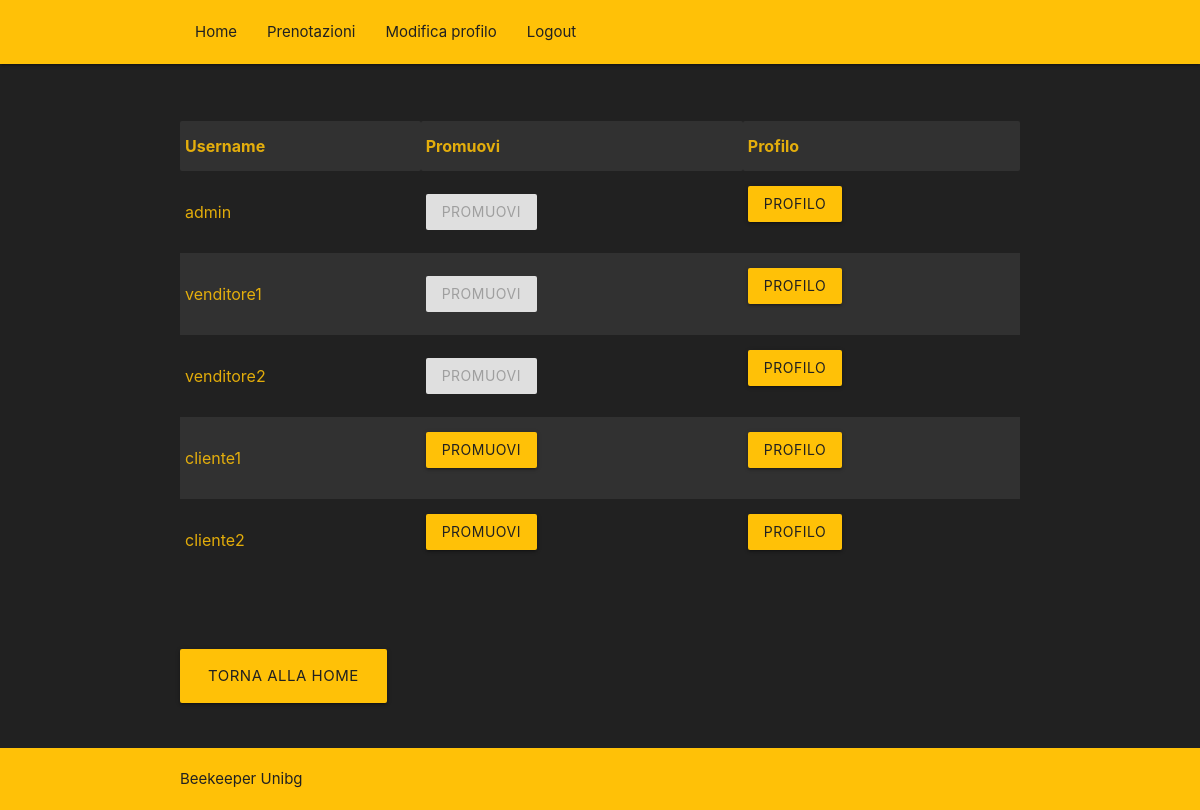
/site/elenco.php, run on the app's committed database.
### tables this page shows
CREATE TABLE `users` (
  `id_user` int(11) NOT NULL,
  `user` text NOT NULL,
  `password` text NOT NULL,
  `nome` text NOT NULL,
  `cognome` text NOT NULL,
  `data_nascita` date NOT NULL DEFAULT '0000-00-00',
  `residenza` text NOT NULL,
  `num_tel` varchar(30) NOT NULL DEFAULT ''
);

### site/elenco.php (the view, shortened to what this page needs)
<html>
	<head>
		<link type="text/css" rel="stylesheet" href="css/materialize.css"  media="screen,projection"/>
	</head>
	<body>
		<header>
			<?php
				include 'menu.php';
			?>
		</header>
		<main>
			<div class="section no-pad-bot" id="index-banner">
				<div class="container">
					<?php
						$nomeDB ="localhost";
						$user = "beekeeperunibg";
						$psw = "";
						$database = "my_beekeeperunibg";
						$con = mysqli_connect($nomeDB,$user,$psw,$database);
						if(!$con) die ("Errore di connessione");
						else
						{
							$query =mysqli_query($con, "SELECT user from users");
							echo "<table border='1' class='striped'>";
							echo "<tr>";
								echo "<th>Username</th>";
								echo "<th>Promuovi</th>";
								echo "<th>Profilo</th>";
							echo "</tr>";
							while ($row = mysqli_fetch_assoc($query))
							{
								$usrname = $row['user'];
								echo "<tr>";
									echo "<td>".$usrname."</td>";
									$sql = "SELECT user from users INNER JOIN cliente ON id_user = id_cliente WHERE user='$usrname'";
									$query1 = mysqli_query($con, $sql);
									if (mysqli_num_rows($query1)==0)
									{
										echo "<td>
												<button class='btn waves-effect waves-orange' type='submit' name='action' disabled>Promuovi</button>
											</td>";
									}
									else
									{
										echo "<td>
												<form action='prom.php'>
													<input type='hidden' name='usrname' value='$usrname'>
													<button class='btn waves-effect waves-orange' type='submit' name='action'>Promuovi</button>
												</form>
											</td>";
									}
									echo "<td>
											<form action='profilo_ext.php'>
												<input type='hidden' name='usrname' value='$usrname'>
												<button class='btn waves-effect waves-orange' type='submit' name='action'>Profilo</button>
											</form>
										</td>";
								echo "</tr>";
							}
							echo '</table>';
						}
					?>
					<br><br><br><a href="/site/home.php" id="back-button" class="btn-large waves-effect waves-light orange">Torna alla home</a><br><br><br>
				</div>
			</div>
		</main>
		<footer class="page-footer">
            <div class="container grey-text text-darken-4">
				Beekeeper Unibg
            </div>
        </footer>
	</body>
</html>

### data on the page
users: user "admin", shows "PROMUOVI"
users: user "venditore1", shows "PROMUOVI"
users: user "venditore2", shows "PROMUOVI"
users: user "cliente1"
users: user "cliente2"
